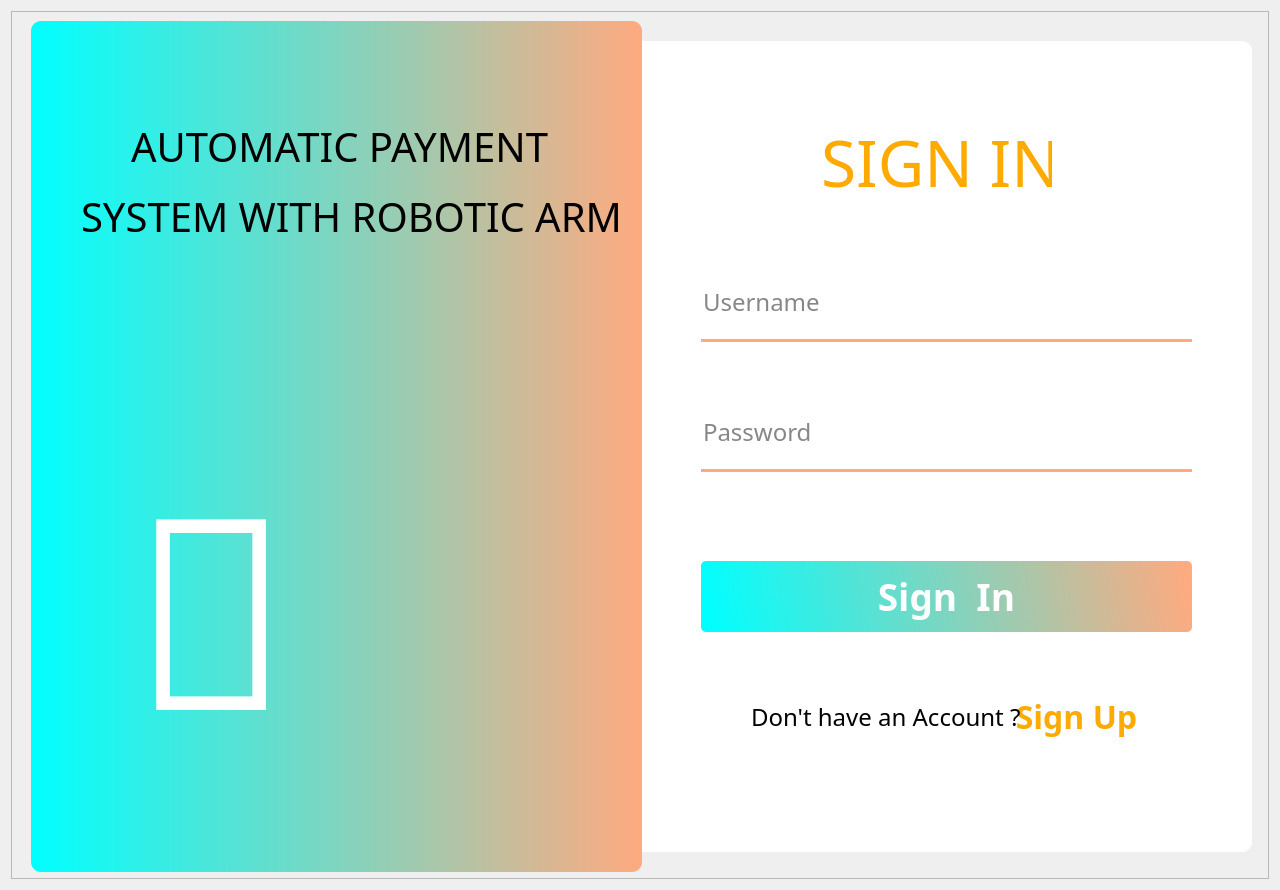
<?xml version="1.0" encoding="UTF-8"?>
<ui version="4.0">
 <class>Dialog</class>
 <widget class="QDialog" name="Dialog">
  <property name="geometry">
   <rect>
    <x>0</x>
    <y>0</y>
    <width>1280</width>
    <height>890</height>
   </rect>
  </property>
  <property name="windowTitle">
   <string>Dialog</string>
  </property>
  <layout class="QHBoxLayout" name="horizontalLayout">
   <item>
    <widget class="QFrame" name="frame_3">
     <property name="frameShape">
      <enum>QFrame::StyledPanel</enum>
     </property>
     <property name="frameShadow">
      <enum>QFrame::Raised</enum>
     </property>
     <widget class="QLineEdit" name="username">
      <property name="geometry">
       <rect>
        <x>690</x>
        <y>260</y>
        <width>491</width>
        <height>71</height>
       </rect>
      </property>
      <property name="font">
       <font>
        <family>Lucida Bright</family>
        <pointsize>18</pointsize>
        <weight>50</weight>
        <italic>false</italic>
        <bold>false</bold>
       </font>
      </property>
      <property name="styleSheet">
       <string notr="true">background-color:rgba(0, 0, 0, 0);
boeder:none;
border-bottom:3px solid rgba(255, 170, 127, 255);
color:rgba(0, 0, 0, 240);
padding-bottom:7px;
border-radius:0px</string>
      </property>
      <property name="text">
       <string/>
      </property>
      <property name="echoMode">
       <enum>QLineEdit::Normal</enum>
      </property>
      <property name="placeholderText">
       <string>Username</string>
      </property>
     </widget>
     <widget class="QPushButton" name="loginbutton">
      <property name="geometry">
       <rect>
        <x>690</x>
        <y>550</y>
        <width>491</width>
        <height>71</height>
       </rect>
      </property>
      <property name="font">
       <font>
        <family>Lucida Calligraphy</family>
        <pointsize>28</pointsize>
        <weight>75</weight>
        <bold>true</bold>
       </font>
      </property>
      <property name="toolTipDuration">
       <number>-1</number>
      </property>
      <property name="styleSheet">
       <string notr="true">QPushButton#loginbutton{
	background-color: qlineargradient(spread:pad, x1:0,y1:0.505682, x2:1, y2:0.477, stop:0 rgba(0, 255, 255, 255), stop:1 rgba(255, 170, 127, 255));
	color:rgba(255, 255, 255, 255);
	border-radius:5px;
}

QPushButton#loginbutton:hover{
	background-color: qlineargradient(spread:pad, x1:0,y1:0.505682, x2:1, y2:0.477, stop:0 rgba(150, 123, 111, 219), stop:1 rgba(85, 81 ,84, 226));
}

QPushButton#loginbutton:pressed{
	padding-left:5px;
	padding-top:5px;
	background-color:rgba(150, 123, 11, 255);
}</string>
      </property>
      <property name="text">
       <string>Sign  In</string>
      </property>
     </widget>
     <widget class="QLabel" name="label_5">
      <property name="geometry">
       <rect>
        <x>120</x>
        <y>90</y>
        <width>421</width>
        <height>91</height>
       </rect>
      </property>
      <property name="font">
       <font>
        <family>Stencil</family>
        <pointsize>30</pointsize>
        <weight>50</weight>
        <bold>false</bold>
       </font>
      </property>
      <property name="text">
       <string>AUTOMATIC PAYMENT</string>
      </property>
     </widget>
     <widget class="QLabel" name="label_7">
      <property name="geometry">
       <rect>
        <x>120</x>
        <y>400</y>
        <width>431</width>
        <height>391</height>
       </rect>
      </property>
      <property name="font">
       <font>
        <family>Segoe MDL2 Assets</family>
        <pointsize>300</pointsize>
       </font>
      </property>
      <property name="styleSheet">
       <string notr="true">
color: rgb(255, 255, 255);</string>
      </property>
      <property name="text">
       <string></string>
      </property>
     </widget>
     <widget class="QFrame" name="frame_2">
      <property name="geometry">
       <rect>
        <x>610</x>
        <y>30</y>
        <width>631</width>
        <height>811</height>
       </rect>
      </property>
      <property name="styleSheet">
       <string notr="true">background-color: rgb(255, 255, 255);
border-radius:10px</string>
      </property>
      <property name="frameShape">
       <enum>QFrame::StyledPanel</enum>
      </property>
      <property name="frameShadow">
       <enum>QFrame::Raised</enum>
      </property>
     </widget>
     <widget class="QPushButton" name="createaccbutton">
      <property name="geometry">
       <rect>
        <x>1000</x>
        <y>680</y>
        <width>131</width>
        <height>51</height>
       </rect>
      </property>
      <property name="font">
       <font>
        <family>Script MT Bold</family>
        <pointsize>24</pointsize>
        <weight>75</weight>
        <bold>true</bold>
        <underline>false</underline>
       </font>
      </property>
      <property name="styleSheet">
       <string notr="true">color: rgb(255, 170, 0);
	border-radius:10px;
</string>
      </property>
      <property name="text">
       <string>Sign Up</string>
      </property>
     </widget>
     <widget class="QFrame" name="frame">
      <property name="geometry">
       <rect>
        <x>20</x>
        <y>10</y>
        <width>611</width>
        <height>851</height>
       </rect>
      </property>
      <property name="styleSheet">
       <string notr="true">background-color: qlineargradient(spread:reflect, x1:0, y1:0, x2:1, y2:0, stop:0 rgba(0, 255, 255, 255), stop:1 rgba(255, 170, 127, 255));
border-radius:10px
</string>
      </property>
      <property name="frameShape">
       <enum>QFrame::StyledPanel</enum>
      </property>
      <property name="frameShadow">
       <enum>QFrame::Raised</enum>
      </property>
     </widget>
     <widget class="QLabel" name="label_4">
      <property name="geometry">
       <rect>
        <x>740</x>
        <y>690</y>
        <width>271</width>
        <height>31</height>
       </rect>
      </property>
      <property name="font">
       <font>
        <family>Trebuchet MS</family>
        <pointsize>18</pointsize>
        <weight>50</weight>
        <bold>false</bold>
       </font>
      </property>
      <property name="text">
       <string>Don't have an Account ?</string>
      </property>
     </widget>
     <widget class="QLabel" name="label_3">
      <property name="geometry">
       <rect>
        <x>810</x>
        <y>100</y>
        <width>231</width>
        <height>101</height>
       </rect>
      </property>
      <property name="font">
       <font>
        <family>Stencil</family>
        <pointsize>48</pointsize>
       </font>
      </property>
      <property name="styleSheet">
       <string notr="true">color: rgb(255, 170, 0);</string>
      </property>
      <property name="text">
       <string>SIGN IN</string>
      </property>
     </widget>
     <widget class="QLabel" name="label_6">
      <property name="geometry">
       <rect>
        <x>70</x>
        <y>160</y>
        <width>541</width>
        <height>91</height>
       </rect>
      </property>
      <property name="font">
       <font>
        <family>Stencil</family>
        <pointsize>30</pointsize>
       </font>
      </property>
      <property name="text">
       <string>SYSTEM WITH ROBOTIC ARM</string>
      </property>
     </widget>
     <widget class="QLineEdit" name="password">
      <property name="geometry">
       <rect>
        <x>690</x>
        <y>390</y>
        <width>491</width>
        <height>71</height>
       </rect>
      </property>
      <property name="font">
       <font>
        <family>Lucida Bright</family>
        <pointsize>18</pointsize>
        <weight>50</weight>
        <italic>false</italic>
        <bold>false</bold>
       </font>
      </property>
      <property name="styleSheet">
       <string notr="true">background-color:rgba(0, 0, 0, 0);
border:none;
border-bottom:3px solid rgba(255, 170, 127, 255);
color:rgba(0, 0, 0, 240);
padding-bottom:7px;
border-radius:0px</string>
      </property>
      <property name="echoMode">
       <enum>QLineEdit::Password</enum>
      </property>
      <property name="placeholderText">
       <string>Password</string>
      </property>
     </widget>
     <zorder>frame_2</zorder>
     <zorder>frame</zorder>
     <zorder>username</zorder>
     <zorder>loginbutton</zorder>
     <zorder>label_5</zorder>
     <zorder>label_7</zorder>
     <zorder>createaccbutton</zorder>
     <zorder>label_4</zorder>
     <zorder>label_3</zorder>
     <zorder>label_6</zorder>
     <zorder>password</zorder>
    </widget>
   </item>
  </layout>
 </widget>
 <resources/>
 <connections/>
</ui>
